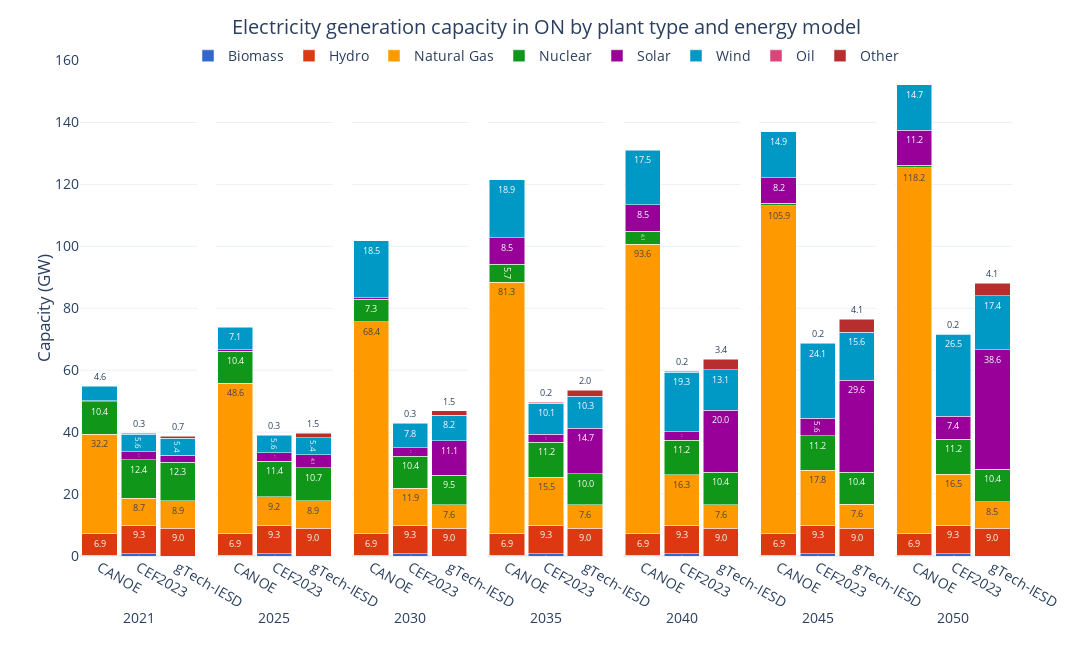

Notebook cell for this chart:
### Code cell
bau23_cap['Capacity (GW)'] = bau23_cap['Capacity (MW)'] / 1E3
bau23_fig = bau23_cap[['Period', 'Plant Type', 'Capacity (GW)']].copy()
bau23_fig['Plant Type'] = bau23_fig['Plant Type'].replace({'Hydro / Wave / Tidal': 'Hydro', 'Biomass / Geothermal': 'Biomass', 'Uranium': 'Nuclear'})
ref_fig = ref_elccap[ref_elccap['Plant Type'] != 'Other'].groupby(['Period', 'Plant Type'], as_index=False).sum('Capacity (GW)')
gtech23_ref_cap['Capacity (GW)'] = gtech23_ref_cap['Capacity (MW)'] / 1E3
gtech23_fig = gtech23_ref_cap.copy()
gtech23_fig['Period'] = gtech23_fig['Period'].astype(str)

gtech23_fig['Source'] = 'gTech-IESD'
bau23_fig['Source'] = 'CEF2023'
ref_fig['Source'] = 'CANOE'
fig_df = pd.concat([ref_fig[['Period', 'Plant Type', 'Capacity (GW)', 'Source']], bau23_fig[['Period', 'Plant Type', 'Capacity (GW)', 'Source']], gtech23_fig[['Period', 'Plant Type', 'Capacity (GW)', 'Source']]])

fig = px.bar(fig_df, 
             x='Source', 
             y='Capacity (GW)', 
             color='Plant Type', 
             barmode='stack', 
             facet_col='Period',
             facet_col_spacing=2E-2,
             template='plotly_white',
             color_discrete_sequence=px.colors.qualitative.G10[:7] + px.colors.qualitative.G10[8:],
             text_auto='.1f',
             width=1200, height=650,
             )

fig.update_layout(title=dict(
        text='Electricity generation capacity in ON by plant type and energy model',
        x=0.5, 
        y=0.97,
        xanchor='center',
        yanchor='top'
    ),
    xaxis=dict(title='Period'),
    yaxis=dict(title='Capacity (GW)',
               dtick=20),
    yaxis_title_standoff=0,
    legend_title_text='',
    bargap=0.1,
    legend=dict(
        orientation='h',  
        yanchor='top',
        y=1.04,  
        xanchor='center',
        x=0.5),
    font=dict(
        # family="Open Sans",
        size=14)
    )

for annotation in fig.layout.annotations:
    annotation.text = annotation.text.split('=')[1]
    annotation.y = -0.1  
    annotation.yanchor = 'top' 

for axis in fig.layout:
    if axis.startswith('yaxis'):
        fig.layout[axis].dtick = 20

for axis in fig.layout:
    if axis.startswith('xaxis'):
        fig.layout[axis].title.text = ''

fig.for_each_trace(lambda trace: trace.update(textfont=dict(size=9)))

fig.show()

### Figure 1 — Plotly figure (JSON) as saved in the notebook; plotly's stock layout.template omitted (floating-point values rounded to 4 significant figures)
{"data": [{"alignmentgroup": "True", "hovertemplate": "Plant Type=Biomass<br>Period=2021<br>Source=%{x}<br>Capacity (GW)=%{y}<extra></extra>", "legendgroup": "Biomass", "marker": {"color": "#3366CC", "pattern": {"shape": ""}}, "name": "Biomass", "offsetgroup": "Biomass", "orientation": "v", "showlegend": true, "textfont": {"size": 9}, "textposition": "auto", "texttemplate": "%{y:.1f}", "type": "bar", "x": ["CANOE", "CEF2023"], "xaxis": "x", "y": [0.298, 0.6986], "yaxis": "y"}, {"alignmentgroup": "True", "hovertemplate": "Plant Type=Biomass<br>Period=2025<br>Source=%{x}<br>Capacity (GW)=%{y}<extra></extra>", "legendgroup": "Biomass", "marker": {"color": "#3366CC", "pattern": {"shape": ""}}, "name": "Biomass", "offsetgroup": "Biomass", "orientation": "v", "showlegend": false, "textfont": {"size": 9}, "textposition": "auto", "texttemplate": "%{y:.1f}", "type": "bar", "x": ["CANOE", "CEF2023"], "xaxis": "x2", "y": [0.298, 0.6986], "yaxis": "y2"}, {"alignmentgroup": "True", "hovertemplate": "Plant Type=Biomass<br>Period=2030<br>Source=%{x}<br>Capacity (GW)=%{y}<extra></extra>", "legendgroup": "Biomass", "marker": {"color": "#3366CC", "pattern": {"shape": ""}}, "name": "Biomass", "offsetgroup": "Biomass", "orientation": "v", "showlegend": false, "textfont": {"size": 9}, "textposition": "auto", "texttemplate": "%{y:.1f}", "type": "bar", "x": ["CANOE", "CEF2023"], "xaxis": "x3", "y": [0.298, 0.6986], "yaxis": "y3"}, {"alignmentgroup": "True", "hovertemplate": "Plant Type=Biomass<br>Period=2035<br>Source=%{x}<br>Capacity (GW)=%{y}<extra></extra>", "legendgroup": "Biomass", "marker": {"color": "#3366CC", "pattern": {"shape": ""}}, "name": "Biomass", "offsetgroup": "Biomass", "orientation": "v", "showlegend": false, "textfont": {"size": 9}, "textposition": "auto", "texttemplate": "%{y:.1f}", "type": "bar", "x": ["CANOE", "CEF2023"], "xaxis": "x4", "y": [0.298, 0.6986], "yaxis": "y4"}, {"alignmentgroup": "True", "hovertemplate": "Plant Type=Biomass<br>Period=2040<br>Source=%{x}<br>Capacity (GW)=%{y}<extra></extra>", "legendgroup": "Biomass", "marker": {"color": "#3366CC", "pattern": {"shape": ""}}, "name": "Biomass", "offsetgroup": "Biomass", "orientation": "v", "showlegend": false, "textfont": {"size": 9}, "textposition": "auto", "texttemplate": "%{y:.1f}", "type": "bar", "x": ["CANOE", "CEF2023"], "xaxis": "x5", "y": [0.298, 0.6986], "yaxis": "y5"}, {"alignmentgroup": "True", "hovertemplate": "Plant Type=Biomass<br>Period=2045<br>Source=%{x}<br>Capacity (GW)=%{y}<extra></extra>", "legendgroup": "Biomass", "marker": {"color": "#3366CC", "pattern": {"shape": ""}}, "name": "Biomass", "offsetgroup": "Biomass", "orientation": "v", "showlegend": false, "textfont": {"size": 9}, "textposition": "auto", "texttemplate": "%{y:.1f}", "type": "bar", "x": ["CANOE", "CEF2023"], "xaxis": "x6", "y": [0.26, 0.6986], "yaxis": "y6"}, {"alignmentgroup": "True", "hovertemplate": "Plant Type=Biomass<br>Period=2050<br>Source=%{x}<br>Capacity (GW)=%{y}<extra></extra>", "legendgroup": "Biomass", "marker": {"color": "#3366CC", "pattern": {"shape": ""}}, "name": "Biomass", "offsetgroup": "Biomass", "orientation": "v", "showlegend": false, "textfont": {"size": 9}, "textposition": "auto", "texttemplate": "%{y:.1f}", "type": "bar", "x": ["CANOE", "CEF2023"], "xaxis": "x7", "y": [0.26, 0.6986], "yaxis": "y7"}, {"alignmentgroup": "True", "hovertemplate": "Plant Type=Hydro<br>Period=2021<br>Source=%{x}<br>Capacity (GW)=%{y}<extra></extra>", "legendgroup": "Hydro", "marker": {"color": "#DC3912", "pattern": {"shape": ""}}, "name": "Hydro", "offsetgroup": "Hydro", "orientation": "v", "showlegend": true, "textfont": {"size": 9}, "textposition": "auto", "texttemplate": "%{y:.1f}", "type": "bar", "x": ["CANOE", "CEF2023", "gTech-IESD"], "xaxis": "x", "y": [6.883, 9.264, 9.023], "yaxis": "y"}, {"alignmentgroup": "True", "hovertemplate": "Plant Type=Hydro<br>Period=2025<br>Source=%{x}<br>Capacity (GW)=%{y}<extra></extra>", "legendgroup": "Hydro", "marker": {"color": "#DC3912", "pattern": {"shape": ""}}, "name": "Hydro", "offsetgroup": "Hydro", "orientation": "v", "showlegend": false, "textfont": {"size": 9}, "textposition": "auto", "texttemplate": "%{y:.1f}", "type": "bar", "x": ["CANOE", "CEF2023", "gTech-IESD"], "xaxis": "x2", "y": [6.883, 9.264, 9.023], "yaxis": "y2"}, {"alignmentgroup": "True", "hovertemplate": "Plant Type=Hydro<br>Period=2030<br>Source=%{x}<br>Capacity (GW)=%{y}<extra></extra>", "legendgroup": "Hydro", "marker": {"color": "#DC3912", "pattern": {"shape": ""}}, "name": "Hydro", "offsetgroup": "Hydro", "orientation": "v", "showlegend": false, "textfont": {"size": 9}, "textposition": "auto", "texttemplate": "%{y:.1f}", "type": "bar", "x": ["CANOE", "CEF2023", "gTech-IESD"], "xaxis": "x3", "y": [6.883, 9.264, 9.023], "yaxis": "y3"}, {"alignmentgroup": "True", "hovertemplate": "Plant Type=Hydro<br>Period=2035<br>Source=%{x}<br>Capacity (GW)=%{y}<extra></extra>", "legendgroup": "Hydro", "marker": {"color": "#DC3912", "pattern": {"shape": ""}}, "name": "Hydro", "offsetgroup": "Hydro", "orientation": "v", "showlegend": false, "textfont": {"size": 9}, "textposition": "auto", "texttemplate": "%{y:.1f}", "type": "bar", "x": ["CANOE", "CEF2023", "gTech-IESD"], "xaxis": "x4", "y": [6.883, 9.264, 9.023], "yaxis": "y4"}, {"alignmentgroup": "True", "hovertemplate": "Plant Type=Hydro<br>Period=2040<br>Source=%{x}<br>Capacity (GW)=%{y}<extra></extra>", "legendgroup": "Hydro", "marker": {"color": "#DC3912", "pattern": {"shape": ""}}, "name": "Hydro", "offsetgroup": "Hydro", "orientation": "v", "showlegend": false, "textfont": {"size": 9}, "textposition": "auto", "texttemplate": "%{y:.1f}", "type": "bar", "x": ["CANOE", "CEF2023", "gTech-IESD"], "xaxis": "x5", "y": [6.883, 9.264, 9.023], "yaxis": "y5"}, {"alignmentgroup": "True", "hovertemplate": "Plant Type=Hydro<br>Period=2045<br>Source=%{x}<br>Capacity (GW)=%{y}<extra></extra>", "legendgroup": "Hydro", "marker": {"color": "#DC3912", "pattern": {"shape": ""}}, "name": "Hydro", "offsetgroup": "Hydro", "orientation": "v", "showlegend": false, "textfont": {"size": 9}, "textposition": "auto", "texttemplate": "%{y:.1f}", "type": "bar", "x": ["CANOE", "CEF2023", "gTech-IESD"], "xaxis": "x6", "y": [6.883, 9.264, 9.023], "yaxis": "y6"}, {"alignmentgroup": "True", "hovertemplate": "Plant Type=Hydro<br>Period=2050<br>Source=%{x}<br>Capacity (GW)=%{y}<extra></extra>", "legendgroup": "Hydro", "marker": {"color": "#DC3912", "pattern": {"shape": ""}}, "name": "Hydro", "offsetgroup": "Hydro", "orientation": "v", "showlegend": false, "textfont": {"size": 9}, "textposition": "auto", "texttemplate": "%{y:.1f}", "type": "bar", "x": ["CANOE", "CEF2023", "gTech-IESD"], "xaxis": "x7", "y": [6.883, 9.264, 9.023], "yaxis": "y7"}, {"alignmentgroup": "True", "hovertemplate": "Plant Type=Natural Gas<br>Period=2021<br>Source=%{x}<br>Capacity (GW)=%{y}<extra></extra>", "legendgroup": "Natural Gas", "marker": {"color": "#FF9900", "pattern": {"shape": ""}}, "name": "Natural Gas", "offsetgroup": "Natural Gas", "orientation": "v", "showlegend": true, "textfont": {"size": 9}, "textposition": "auto", "texttemplate": "%{y:.1f}", "type": "bar", "x": ["CANOE", "CEF2023", "gTech-IESD"], "xaxis": "x", "y": [32.18, 8.731, 8.881], "yaxis": "y"}, {"alignmentgroup": "True", "hovertemplate": "Plant Type=Natural Gas<br>Period=2025<br>Source=%{x}<br>Capacity (GW)=%{y}<extra></extra>", "legendgroup": "Natural Gas", "marker": {"color": "#FF9900", "pattern": {"shape": ""}}, "name": "Natural Gas", "offsetgroup": "Natural Gas", "orientation": "v", "showlegend": false, "textfont": {"size": 9}, "textposition": "auto", "texttemplate": "%{y:.1f}", "type": "bar", "x": ["CANOE", "CEF2023", "gTech-IESD"], "xaxis": "x2", "y": [48.62, 9.242, 8.881], "yaxis": "y2"}, {"alignmentgroup": "True", "hovertemplate": "Plant Type=Natural Gas<br>Period=2030<br>Source=%{x}<br>Capacity (GW)=%{y}<extra></extra>", "legendgroup": "Natural Gas", "marker": {"color": "#FF9900", "pattern": {"shape": ""}}, "name": "Natural Gas", "offsetgroup": "Natural Gas", "orientation": "v", "showlegend": false, "textfont": {"size": 9}, "textposition": "auto", "texttemplate": "%{y:.1f}", "type": "bar", "x": ["CANOE", "CEF2023", "gTech-IESD"], "xaxis": "x3", "y": [68.39, 11.93, 7.562], "yaxis": "y3"}, {"alignmentgroup": "True", "hovertemplate": "Plant Type=Natural Gas<br>Period=2035<br>Source=%{x}<br>Capacity (GW)=%{y}<extra></extra>", "legendgroup": "Natural Gas", "marker": {"color": "#FF9900", "pattern": {"shape": ""}}, "name": "Natural Gas", "offsetgroup": "Natural Gas", "orientation": "v", "showlegend": false, "textfont": {"size": 9}, "textposition": "auto", "texttemplate": "%{y:.1f}", "type": "bar", "x": ["CANOE", "CEF2023", "gTech-IESD"], "xaxis": "x4", "y": [81.28, 15.51, 7.562], "yaxis": "y4"}, {"alignmentgroup": "True", "hovertemplate": "Plant Type=Natural Gas<br>Period=2040<br>Source=%{x}<br>Capacity (GW)=%{y}<extra></extra>", "legendgroup": "Natural Gas", "marker": {"color": "#FF9900", "pattern": {"shape": ""}}, "name": "Natural Gas", "offsetgroup": "Natural Gas", "orientation": "v", "showlegend": false, "textfont": {"size": 9}, "textposition": "auto", "texttemplate": "%{y:.1f}", "type": "bar", "x": ["CANOE", "CEF2023", "gTech-IESD"], "xaxis": "x5", "y": [93.56, 16.26, 7.562], "yaxis": "y5"}, {"alignmentgroup": "True", "hovertemplate": "Plant Type=Natural Gas<br>Period=2045<br>Source=%{x}<br>Capacity (GW)=%{y}<extra></extra>", "legendgroup": "Natural Gas", "marker": {"color": "#FF9900", "pattern": {"shape": ""}}, "name": "Natural Gas", "offsetgroup": "Natural Gas", "orientation": "v", "showlegend": false, "textfont": {"size": 9}, "textposition": "auto", "texttemplate": "%{y:.1f}", "type": "bar", "x": ["CANOE", "CEF2023", "gTech-IESD"], "xaxis": "x6", "y": [105.9, 17.75, 7.619], "yaxis": "y6"}, {"alignmentgroup": "True", "hovertemplate": "Plant Type=Natural Gas<br>Period=2050<br>Source=%{x}<br>Capacity (GW)=%{y}<extra></extra>", "legendgroup": "Natural Gas", "marker": {"color": "#FF9900", "pattern": {"shape": ""}}, "name": "Natural Gas", "offsetgroup": "Natural Gas", "orientation": "v", "showlegend": false, "textfont": {"size": 9}, "textposition": "auto", "texttemplate": "%{y:.1f}", "type": "bar", "x": ["CANOE", "CEF2023", "gTech-IESD"], "xaxis": "x7", "y": [118.2, 16.5, 8.526], "yaxis": "y7"}, {"alignmentgroup": "True", "hovertemplate": "Plant Type=Nuclear<br>Period=2021<br>Source=%{x}<br>Capacity (GW)=%{y}<extra></extra>", "legendgroup": "Nuclear", "marker": {"color": "#109618", "pattern": {"shape": ""}}, "name": "Nuclear", "offsetgroup": "Nuclear", "orientation": "v", "showlegend": true, "textfont": {"size": 9}, "textposition": "auto", "texttemplate": "%{y:.1f}", "type": "bar", "x": ["CANOE", "CEF2023", "gTech-IESD"], "xaxis": "x", "y": [10.38, 12.38, 12.34], "yaxis": "y"}, {"alignmentgroup": "True", "hovertemplate": "Plant Type=Nuclear<br>Period=2025<br>Source=%{x}<br>Capacity (GW)=%{y}<extra></extra>", "legendgroup": "Nuclear", "marker": {"color": "#109618", "pattern": {"shape": ""}}, "name": "Nuclear", "offsetgroup": "Nuclear", "orientation": "v", "showlegend": false, "textfont": {"size": 9}, "textposition": "auto", "texttemplate": "%{y:.1f}", "type": "bar", "x": ["CANOE", "CEF2023", "gTech-IESD"], "xaxis": "x2", "y": [10.38, 11.45, 10.68], "yaxis": "y2"}, {"alignmentgroup": "True", "hovertemplate": "Plant Type=Nuclear<br>Period=2030<br>Source=%{x}<br>Capacity (GW)=%{y}<extra></extra>", "legendgroup": "Nuclear", "marker": {"color": "#109618", "pattern": {"shape": ""}}, "name": "Nuclear", "offsetgroup": "Nuclear", "orientation": "v", "showlegend": false, "textfont": {"size": 9}, "textposition": "auto", "texttemplate": "%{y:.1f}", "type": "bar", "x": ["CANOE", "CEF2023", "gTech-IESD"], "xaxis": "x3", "y": [7.275, 10.36, 9.542], "yaxis": "y3"}, {"alignmentgroup": "True", "hovertemplate": "Plant Type=Nuclear<br>Period=2035<br>Source=%{x}<br>Capacity (GW)=%{y}<extra></extra>", "legendgroup": "Nuclear", "marker": {"color": "#109618", "pattern": {"shape": ""}}, "name": "Nuclear", "offsetgroup": "Nuclear", "orientation": "v", "showlegend": false, "textfont": {"size": 9}, "textposition": "auto", "texttemplate": "%{y:.1f}", "type": "bar", "x": ["CANOE", "CEF2023", "gTech-IESD"], "xaxis": "x4", "y": [5.717, 11.2, 9.971], "yaxis": "y4"}, {"alignmentgroup": "True", "hovertemplate": "Plant Type=Nuclear<br>Period=2040<br>Source=%{x}<br>Capacity (GW)=%{y}<extra></extra>", "legendgroup": "Nuclear", "marker": {"color": "#109618", "pattern": {"shape": ""}}, "name": "Nuclear", "offsetgroup": "Nuclear", "orientation": "v", "showlegend": false, "textfont": {"size": 9}, "textposition": "auto", "texttemplate": "%{y:.1f}", "type": "bar", "x": ["CANOE", "CEF2023", "gTech-IESD"], "xaxis": "x5", "y": [4.149, 11.2, 10.4], "yaxis": "y5"}, {"alignmentgroup": "True", "hovertemplate": "Plant Type=Nuclear<br>Period=2045<br>Source=%{x}<br>Capacity (GW)=%{y}<extra></extra>", "legendgroup": "Nuclear", "marker": {"color": "#109618", "pattern": {"shape": ""}}, "name": "Nuclear", "offsetgroup": "Nuclear", "orientation": "v", "showlegend": false, "textfont": {"size": 9}, "textposition": "auto", "texttemplate": "%{y:.1f}", "type": "bar", "x": ["CANOE", "CEF2023", "gTech-IESD"], "xaxis": "x6", "y": [0.881, 11.2, 10.4], "yaxis": "y6"}, {"alignmentgroup": "True", "hovertemplate": "Plant Type=Nuclear<br>Period=2050<br>Source=%{x}<br>Capacity (GW)=%{y}<extra></extra>", "legendgroup": "Nuclear", "marker": {"color": "#109618", "pattern": {"shape": ""}}, "name": "Nuclear", "offsetgroup": "Nuclear", "orientation": "v", "showlegend": false, "textfont": {"size": 9}, "textposition": "auto", "texttemplate": "%{y:.1f}", "type": "bar", "x": ["CANOE", "CEF2023", "gTech-IESD"], "xaxis": "x7", "y": [0.881, 11.2, 10.4], "yaxis": "y7"}, {"alignmentgroup": "True", "hovertemplate": "Plant Type=Solar<br>Period=2021<br>Source=%{x}<br>Capacity (GW)=%{y}<extra></extra>", "legendgroup": "Solar", "marker": {"color": "#990099", "pattern": {"shape": ""}}, "name": "Solar", "offsetgroup": "Solar", "orientation": "v", "showlegend": true, "textfont": {"size": 9}, "textposition": "auto", "texttemplate": "%{y:.1f}", "type": "bar", "x": ["CANOE", "CEF2023", "gTech-IESD"], "xaxis": "x", "y": [0.478, 2.669, 2.317], "yaxis": "y"}, {"alignmentgroup": "True", "hovertemplate": "Plant Type=Solar<br>Period=2025<br>Source=%{x}<br>Capacity (GW)=%{y}<extra></extra>", "legendgroup": "Solar", "marker": {"color": "#990099", "pattern": {"shape": ""}}, "name": "Solar", "offsetgroup": "Solar", "orientation": "v", "showlegend": false, "textfont": {"size": 9}, "textposition": "auto", "texttemplate": "%{y:.1f}", "type": "bar", "x": ["CANOE", "CEF2023", "gTech-IESD"], "xaxis": "x2", "y": [0.478, 2.669, 4.1], "yaxis": "y2"}, {"alignmentgroup": "True", "hovertemplate": "Plant Type=Solar<br>Period=2030<br>Source=%{x}<br>Capacity (GW)=%{y}<extra></extra>", "legendgroup": "Solar", "marker": {"color": "#990099", "pattern": {"shape": ""}}, "name": "Solar", "offsetgroup": "Solar", "orientation": "v", "showlegend": false, "textfont": {"size": 9}, "textposition": "auto", "texttemplate": "%{y:.1f}", "type": "bar", "x": ["CANOE", "CEF2023", "gTech-IESD"], "xaxis": "x3", "y": [0.4781, 2.669, 11.12], "yaxis": "y3"}, {"alignmentgroup": "True", "hovertemplate": "Plant Type=Solar<br>Period=2035<br>Source=%{x}<br>Capacity (GW)=%{y}<extra></extra>", "legendgroup": "Solar", "marker": {"color": "#990099", "pattern": {"shape": ""}}, "name": "Solar", "offsetgroup": "Solar", "orientation": "v", "showlegend": false, "textfont": {"size": 9}, "textposition": "auto", "texttemplate": "%{y:.1f}", "type": "bar", "x": ["CANOE", "CEF2023", "gTech-IESD"], "xaxis": "x4", "y": [8.54, 2.669, 14.7], "yaxis": "y4"}, {"alignmentgroup": "True", "hovertemplate": "Plant Type=Solar<br>Period=2040<br>Source=%{x}<br>Capacity (GW)=%{y}<extra></extra>", "legendgroup": "Solar", "marker": {"color": "#990099", "pattern": {"shape": ""}}, "name": "Solar", "offsetgroup": "Solar", "orientation": "v", "showlegend": false, "textfont": {"size": 9}, "textposition": "auto", "texttemplate": "%{y:.1f}", "type": "bar", "x": ["CANOE", "CEF2023", "gTech-IESD"], "xaxis": "x5", "y": [8.54, 2.669, 20.03], "yaxis": "y5"}, {"alignmentgroup": "True", "hovertemplate": "Plant Type=Solar<br>Period=2045<br>Source=%{x}<br>Capacity (GW)=%{y}<extra></extra>", "legendgroup": "Solar", "marker": {"color": "#990099", "pattern": {"shape": ""}}, "name": "Solar", "offsetgroup": "Solar", "orientation": "v", "showlegend": false, "textfont": {"size": 9}, "textposition": "auto", "texttemplate": "%{y:.1f}", "type": "bar", "x": ["CANOE", "CEF2023", "gTech-IESD"], "xaxis": "x6", "y": [8.16, 5.587, 29.64], "yaxis": "y6"}, {"alignmentgroup": "True", "hovertemplate": "Plant Type=Solar<br>Period=2050<br>Source=%{x}<br>Capacity (GW)=%{y}<extra></extra>", "legendgroup": "Solar", "marker": {"color": "#990099", "pattern": {"shape": ""}}, "name": "Solar", "offsetgroup": "Solar", "orientation": "v", "showlegend": false, "textfont": {"size": 9}, "textposition": "auto", "texttemplate": "%{y:.1f}", "type": "bar", "x": ["CANOE", "CEF2023", "gTech-IESD"], "xaxis": "x7", "y": [11.21, 7.427, 38.65], "yaxis": "y7"}, {"alignmentgroup": "True", "hovertemplate": "Plant Type=Wind<br>Period=2021<br>Source=%{x}<br>Capacity (GW)=%{y}<extra></extra>", "legendgroup": "Wind", "marker": {"color": "#0099C6", "pattern": {"shape": ""}}, "name": "Wind", "offsetgroup": "Wind", "orientation": "v", "showlegend": true, "textfont": {"size": 9}, "textposition": "auto", "texttemplate": "%{y:.1f}", "type": "bar", "x": ["CANOE", "CEF2023", "gTech-IESD"], "xaxis": "x", "y": [4.565, 5.575, 5.436], "yaxis": "y"}, {"alignmentgroup": "True", "hovertemplate": "Plant Type=Wind<br>Period=2025<br>Source=%{x}<br>Capacity (GW)=%{y}<extra></extra>", "legendgroup": "Wind", "marker": {"color": "#0099C6", "pattern": {"shape": ""}}, "name": "Wind", "offsetgroup": "Wind", "orientation": "v", "showlegend": false, "textfont": {"size": 9}, "textposition": "auto", "texttemplate": "%{y:.1f}", "type": "bar", "x": ["CANOE", "CEF2023", "gTech-IESD"], "xaxis": "x2", "y": [7.143, 5.575, 5.436], "yaxis": "y2"}, {"alignmentgroup": "True", "hovertemplate": "Plant Type=Wind<br>Period=2030<br>Source=%{x}<br>Capacity (GW)=%{y}<extra></extra>", "legendgroup": "Wind", "marker": {"color": "#0099C6", "pattern": {"shape": ""}}, "name": "Wind", "offsetgroup": "Wind", "orientation": "v", "showlegend": false, "textfont": {"size": 9}, "textposition": "auto", "texttemplate": "%{y:.1f}", "type": "bar", "x": ["CANOE", "CEF2023", "gTech-IESD"], "xaxis": "x3", "y": [18.52, 7.792, 8.179], "yaxis": "y3"}, {"alignmentgroup": "True", "hovertemplate": "Plant Type=Wind<br>Period=2035<br>Source=%{x}<br>Capacity (GW)=%{y}<extra></extra>", "legendgroup": "Wind", "marker": {"color": "#0099C6", "pattern": {"shape": ""}}, "name": "Wind", "offsetgroup": "Wind", "orientation": "v", "showlegend": false, "textfont": {"size": 9}, "textposition": "auto", "texttemplate": "%{y:.1f}", "type": "bar", "x": ["CANOE", "CEF2023", "gTech-IESD"], "xaxis": "x4", "y": [18.86, 10.07, 10.29], "yaxis": "y4"}, {"alignmentgroup": "True", "hovertemplate": "Plant Type=Wind<br>Period=2040<br>Source=%{x}<br>Capacity (GW)=%{y}<extra></extra>", "legendgroup": "Wind", "marker": {"color": "#0099C6", "pattern": {"shape": ""}}, "name": "Wind", "offsetgroup": "Wind", "orientation": "v", "showlegend": false, "textfont": {"size": 9}, "textposition": "auto", "texttemplate": "%{y:.1f}", "type": "bar", "x": ["CANOE", "CEF2023", "gTech-IESD"], "xaxis": "x5", "y": [17.54, 19.27, 13.1], "yaxis": "y5"}, {"alignmentgroup": "True", "hovertemplate": "Plant Type=Wind<br>Period=2045<br>Source=%{x}<br>Capacity (GW)=%{y}<extra></extra>", "legendgroup": "Wind", "marker": {"color": "#0099C6", "pattern": {"shape": ""}}, "name": "Wind", "offsetgroup": "Wind", "orientation": "v", "showlegend": false, "textfont": {"size": 9}, "textposition": "auto", "texttemplate": "%{y:.1f}", "type": "bar", "x": ["CANOE", "CEF2023", "gTech-IESD"], "xaxis": "x6", "y": [14.93, 24.12, 15.65], "yaxis": "y6"}, {"alignmentgroup": "True", "hovertemplate": "Plant Type=Wind<br>Period=2050<br>Source=%{x}<br>Capacity (GW)=%{y}<extra></extra>", "legendgroup": "Wind", "marker": {"color": "#0099C6", "pattern": {"shape": ""}}, "name": "Wind", "offsetgroup": "Wind", "orientation": "v", "showlegend": false, "textfont": {"size": 9}, "textposition": "auto", "texttemplate": "%{y:.1f}", "type": "bar", "x": ["CANOE", "CEF2023", "gTech-IESD"], "xaxis": "x7", "y": [14.7, 26.54, 17.42], "yaxis": "y7"}, {"alignmentgroup": "True", "hovertemplate": "Plant Type=Oil<br>Period=2021<br>Source=%{x}<br>Capacity (GW)=%{y}<extra></extra>", "legendgroup": "Oil", "marker": {"color": "#DD4477", "pattern": {"shape": ""}}, "name": "Oil", "offsetgroup": "Oil", "orientation": "v", "showlegend": true, "textfont": {"size": 9}, "textposition": "auto", "texttemplate": "%{y:.1f}", "type": "bar", "x": ["CEF2023"], "xaxis": "x", "y": [0.2505], "yaxis": "y"}, {"alignmentgroup": "True", "hovertemplate": "Plant Type=Oil<br>Period=2025<br>Source=%{x}<br>Capacity (GW)=%{y}<extra></extra>", "legendgroup": "Oil", "marker": {"color": "#DD4477", "pattern": {"shape": ""}}, "name": "Oil", "offsetgroup": "Oil", "orientation": "v", "showlegend": false, "textfont": {"size": 9}, "textposition": "auto", "texttemplate": "%{y:.1f}", "type": "bar", "x": ["CEF2023"], "xaxis": "x2", "y": [0.2505], "yaxis": "y2"}, {"alignmentgroup": "True", "hovertemplate": "Plant Type=Oil<br>Period=2030<br>Source=%{x}<br>Capacity (GW)=%{y}<extra></extra>", "legendgroup": "Oil", "marker": {"color": "#DD4477", "pattern": {"shape": ""}}, "name": "Oil", "offsetgroup": "Oil", "orientation": "v", "showlegend": false, "textfont": {"size": 9}, "textposition": "auto", "texttemplate": "%{y:.1f}", "type": "bar", "x": ["CEF2023"], "xaxis": "x3", "y": [0.2505], "yaxis": "y3"}, {"alignmentgroup": "True", "hovertemplate": "Plant Type=Oil<br>Period=2035<br>Source=%{x}<br>Capacity (GW)=%{y}<extra></extra>", "legendgroup": "Oil", "marker": {"color": "#DD4477", "pattern": {"shape": ""}}, "name": "Oil", "offsetgroup": "Oil", "orientation": "v", "showlegend": false, "textfont": {"size": 9}, "textposition": "auto", "texttemplate": "%{y:.1f}", "type": "bar", "x": ["CEF2023"], "xaxis": "x4", "y": [0.2284], "yaxis": "y4"}, {"alignmentgroup": "True", "hovertemplate": "Plant Type=Oil<br>Period=2040<br>Source=%{x}<br>Capacity (GW)=%{y}<extra></extra>", "legendgroup": "Oil", "marker": {"color": "#DD4477", "pattern": {"shape": ""}}, "name": "Oil", "offsetgroup": "Oil", "orientation": "v", "showlegend": false, "textfont": {"size": 9}, "textposition": "auto", "texttemplate": "%{y:.1f}", "type": "bar", "x": ["CEF2023"], "xaxis": "x5", "y": [0.2284], "yaxis": "y5"}, {"alignmentgroup": "True", "hovertemplate": "Plant Type=Oil<br>Period=2045<br>Source=%{x}<br>Capacity (GW)=%{y}<extra></extra>", "legendgroup": "Oil", "marker": {"color": "#DD4477", "pattern": {"shape": ""}}, "name": "Oil", "offsetgroup": "Oil", "orientation": "v", "showlegend": false, "textfont": {"size": 9}, "textposition": "auto", "texttemplate": "%{y:.1f}", "type": "bar", "x": ["CEF2023"], "xaxis": "x6", "y": [0.2284], "yaxis": "y6"}, {"alignmentgroup": "True", "hovertemplate": "Plant Type=Oil<br>Period=2050<br>Source=%{x}<br>Capacity (GW)=%{y}<extra></extra>", "legendgroup": "Oil", "marker": {"color": "#DD4477", "pattern": {"shape": ""}}, "name": "Oil", "offsetgroup": "Oil", "orientation": "v", "showlegend": false, "textfont": {"size": 9}, "textposition": "auto", "texttemplate": "%{y:.1f}", "type": "bar", "x": ["CEF2023"], "xaxis": "x7", "y": [0.2284], "yaxis": "y7"}, {"alignmentgroup": "True", "hovertemplate": "Plant Type=Other<br>Period=2021<br>Source=%{x}<br>Capacity (GW)=%{y}<extra></extra>", "legendgroup": "Other", "marker": {"color": "#B82E2E", "pattern": {"shape": ""}}, "name": "Other", "offsetgroup": "Other", "orientation": "v", "showlegend": true, "textfont": {"size": 9}, "textposition": "auto", "texttemplate": "%{y:.1f}", "type": "bar", "x": ["gTech-IESD"], "xaxis": "x", "y": [0.6837], "yaxis": "y"}, {"alignmentgroup": "True", "hovertemplate": "Plant Type=Other<br>Period=2025<br>Source=%{x}<br>Capacity (GW)=%{y}<extra></extra>", "legendgroup": "Other", "marker": {"color": "#B82E2E", "pattern": {"shape": ""}}, "name": "Other", "offsetgroup": "Other", "orientation": "v", "showlegend": false, "textfont": {"size": 9}, "textposition": "auto", "texttemplate": "%{y:.1f}", "type": "bar", "x": ["gTech-IESD"], "xaxis": "x2", "y": [1.507], "yaxis": "y2"}, {"alignmentgroup": "True", "hovertemplate": "Plant Type=Other<br>Period=2030<br>Source=%{x}<br>Capacity (GW)=%{y}<extra></extra>", "legendgroup": "Other", "marker": {"color": "#B82E2E", "pattern": {"shape": ""}}, "name": "Other", "offsetgroup": "Other", "orientation": "v", "showlegend": false, "textfont": {"size": 9}, "textposition": "auto", "texttemplate": "%{y:.1f}", "type": "bar", "x": ["gTech-IESD"], "xaxis": "x3", "y": [1.483], "yaxis": "y3"}, {"alignmentgroup": "True", "hovertemplate": "Plant Type=Other<br>Period=2035<br>Source=%{x}<br>Capacity (GW)=%{y}<extra></extra>", "legendgroup": "Other", "marker": {"color": "#B82E2E", "pattern": {"shape": ""}}, "name": "Other", "offsetgroup": "Other", "orientation": "v", "showlegend": false, "textfont": {"size": 9}, "textposition": "auto", "texttemplate": "%{y:.1f}", "type": "bar", "x": ["gTech-IESD"], "xaxis": "x4", "y": [2.037], "yaxis": "y4"}, {"alignmentgroup": "True", "hovertemplate": "Plant Type=Other<br>Period=2040<br>Source=%{x}<br>Capacity (GW)=%{y}<extra></extra>", "legendgroup": "Other", "marker": {"color": "#B82E2E", "pattern": {"shape": ""}}, "name": "Other", "offsetgroup": "Other", "orientation": "v", "showlegend": false, "textfont": {"size": 9}, "textposition": "auto", "texttemplate": "%{y:.1f}", "type": "bar", "x": ["gTech-IESD"], "xaxis": "x5", "y": [3.427], "yaxis": "y5"}, {"alignmentgroup": "True", "hovertemplate": "Plant Type=Other<br>Period=2045<br>Source=%{x}<br>Capacity (GW)=%{y}<extra></extra>", "legendgroup": "Other", "marker": {"color": "#B82E2E", "pattern": {"shape": ""}}, "name": "Other", "offsetgroup": "Other", "orientation": "v", "showlegend": false, "textfont": {"size": 9}, "textposition": "auto", "texttemplate": "%{y:.1f}", "type": "bar", "x": ["gTech-IESD"], "xaxis": "x6", "y": [4.065], "yaxis": "y6"}, {"alignmentgroup": "True", "hovertemplate": "Plant Type=Other<br>Period=2050<br>Source=%{x}<br>Capacity (GW)=%{y}<extra></extra>", "legendgroup": "Other", "marker": {"color": "#B82E2E", "pattern": {"shape": ""}}, "name": "Other", "offsetgroup": "Other", "orientation": "v", "showlegend": false, "textfont": {"size": 9}, "textposition": "auto", "texttemplate": "%{y:.1f}", "type": "bar", "x": ["gTech-IESD"], "xaxis": "x7", "y": [4.094], "yaxis": "y7"}], "layout": {"annotations": [{"font": {}, "showarrow": false, "text": "2021", "x": 0.06286, "xanchor": "center", "xref": "paper", "y": -0.1, "yanchor": "top", "yref": "paper"}, {"font": {}, "showarrow": false, "text": "2025", "x": 0.2086, "xanchor": "center", "xref": "paper", "y": -0.1, "yanchor": "top", "yref": "paper"}, {"font": {}, "showarrow": false, "text": "2030", "x": 0.3543, "xanchor": "center", "xref": "paper", "y": -0.1, "yanchor": "top", "yref": "paper"}, {"font": {}, "showarrow": false, "text": "2035", "x": 0.5, "xanchor": "center", "xref": "paper", "y": -0.1, "yanchor": "top", "yref": "paper"}, {"font": {}, "showarrow": false, "text": "2040", "x": 0.6457, "xanchor": "center", "xref": "paper", "y": -0.1, "yanchor": "top", "yref": "paper"}, {"font": {}, "showarrow": false, "text": "2045", "x": 0.7914, "xanchor": "center", "xref": "paper", "y": -0.1, "yanchor": "top", "yref": "paper"}, {"font": {}, "showarrow": false, "text": "2050", "x": 0.9371, "xanchor": "center", "xref": "paper", "y": -0.1, "yanchor": "top", "yref": "paper"}], "bargap": 0.1, "barmode": "stack", "font": {"size": 14}, "height": 650, "legend": {"orientation": "h", "title": {"text": ""}, "tracegroupgap": 0, "x": 0.5, "xanchor": "center", "y": 1.04, "yanchor": "top"}, "margin": {"t": 60}, "title": {"text": "Electricity generation capacity in ON by plant type and energy model", "x": 0.5, "xanchor": "center", "y": 0.97, "yanchor": "top"}, "width": 1200, "xaxis": {"anchor": "y", "domain": [0, 0.1257], "title": {"text": ""}}, "xaxis2": {"anchor": "y2", "domain": [0.1457, 0.2714], "matches": "x", "title": {"text": ""}}, "xaxis3": {"anchor": "y3", "domain": [0.2914, 0.4171], "matches": "x", "title": {"text": ""}}, "xaxis4": {"anchor": "y4", "domain": [0.4371, 0.5629], "matches": "x", "title": {"text": ""}}, "xaxis5": {"anchor": "y5", "domain": [0.5829, 0.7086], "matches": "x", "title": {"text": ""}}, "xaxis6": {"anchor": "y6", "domain": [0.7286, 0.8543], "matches": "x", "title": {"text": ""}}, "xaxis7": {"anchor": "y7", "domain": [0.8743, 1.0], "matches": "x", "title": {"text": ""}}, "yaxis": {"anchor": "x", "domain": [0, 1], "dtick": 20, "title": {"standoff": 0, "text": "Capacity (GW)"}}, "yaxis2": {"anchor": "x2", "domain": [0, 1], "dtick": 20, "matches": "y", "showticklabels": false}, "yaxis3": {"anchor": "x3", "domain": [0, 1], "dtick": 20, "matches": "y", "showticklabels": false}, "yaxis4": {"anchor": "x4", "domain": [0, 1], "dtick": 20, "matches": "y", "showticklabels": false}, "yaxis5": {"anchor": "x5", "domain": [0, 1], "dtick": 20, "matches": "y", "showticklabels": false}, "yaxis6": {"anchor": "x6", "domain": [0, 1], "dtick": 20, "matches": "y", "showticklabels": false}, "yaxis7": {"anchor": "x7", "domain": [0, 1], "dtick": 20, "matches": "y", "showticklabels": false}}}
